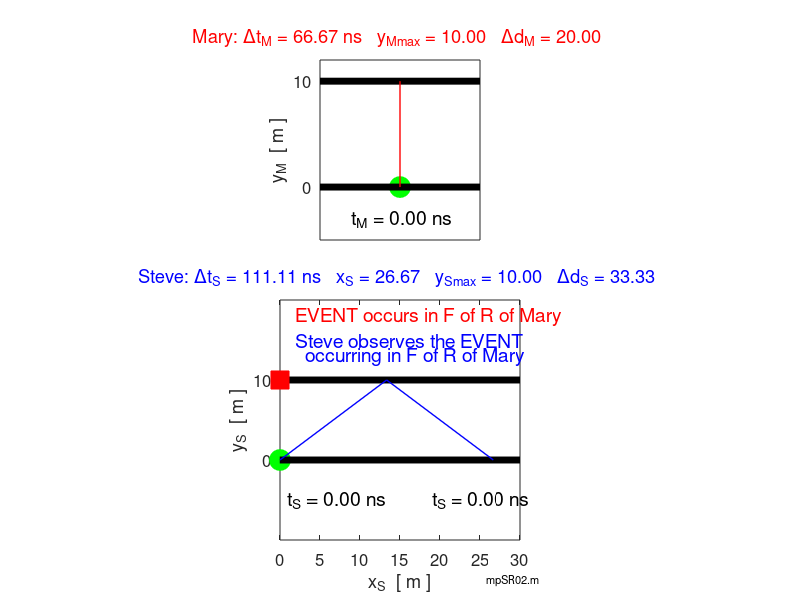

The MATLAB script that drew this image: (Note: this script raises an error after producing the figure.)
%mpSR02.m



clear
close all
clc

% ANIMATION and GIF file ==============================================
% Show and Save animation as a gif file (0 no)  (1 yes) for flagAG
    flagAG = 1;    
% file name for animated gif   
    ag_name = 'ag_SR.gif'; 
% Delay in seconds before displaying the next image  
    delay = 0.210;
    frame1 = 0;

% Steve: Fixed frame of reference (stationary)
% Mary: moving frame of reference w.r.t Steve

% Speed of light
   c = 3e8;
% Speed Mary w.r.t Steve   
   v = 0.8*c;
% Number of time intevals   
   N = 21;
% Distance from florr to ceiling
  yMax = 10;
% Time for light to travel from floor to ceiling  
  tMax = 2*yMax / c;
% Gamma
  G = 1/sqrt(1-v^2/c^2);  
% Mary's clock (proper time)
  tM = linspace(0,tMax,N);
% Steve's clocks (dilated time)   
  tS = G.*tM;
% y displacement  y = yM = yS
  y = c.*tM;
  y(12:N) = 10 - y(2:11);
  yMax = max(y);
% x displacement: Mary w.r.t Steve 
  x = v.*tS;
  xMax = max(x);
  dS = sqrt(xMax^2 + (2*yMax)^2);


% GRAPHICS  ===========================================================

figure(1)
   pos = [0.05 0.05 0.4 0.75];
   set(gcf,'Units','normalized')
   set(gcf,'Position',pos)
   set(gcf,'color','w')
   
for cc = 1 : N 
  subplot('position',[0.4,0.60,0.2,0.30])
     
 % Mary's frame of reference   
      xP = 0; yP = y(cc);
      Hplot = plot(xP,yP,'og');
      set(Hplot,'markerfacecolor','g','markersize',15)
      hold on
      
      plot([-1 1],[10 10],'k','linewidth',5)
      plot([-1 1],[0 0],'k','linewidth',5)
      set(gca,'xtick',[])
      
      xP = [0 0]; yP = [0 10];
      plot(xP,yP,'r','linewidth',1);
      
      txt = sprintf('Mary: \\Deltat_M = %3.2f ns   y_{Mmax} = %3.2f   \\Deltad_M = %3.2f ', ... 
                max(tM)*1e9, yMax, 2*yMax);
      H = title(txt); 
      set(H,'fontweight','normal','color','r','fontsize',14)
      
%       txt = sprintf('Mary:   \\Deltat_M = %3.1f ns ',tMax*1e9);
%       H = title(txt); 
%       set(H,'fontweight','normal','fontsize',14)
      
      txt = sprintf('t_M = %3.2f ns ',tM(cc)*1e9);
      H = text(-0.6,-3,txt);
      set(H,'fontweight','normal','color','k','fontsize',14)
      
      ylabel('y_M  [ m ]')
      set(gca,'ytick',[0 10])
      xlim([-1 1])
      ylim([-5 12])
      box on
      set(gca,'fontsize',12)
      pause(0.1)
      
      hold off
      
      
   % Steve's frame of reference 
    subplot('position',[0.2,0.1,0.6,0.40])
      xP = x(cc); yP = y(cc);
      Hplot = plot(xP,yP,'og');
      set(Hplot,'markerfacecolor','g','markersize',15)
      hold on
      
      plot([-1 30],[10 10],'k','linewidth',5)
      plot([-1 30],[0 0],'k','linewidth',5)
      
      xP = [0 x(11) x(N)]; yP = [0 10 0];
      plot(xP,yP,'b','linewidth',1)
      
      xP = x(cc); yP = 10;
      Hplot = plot(xP,yP,'sr');
      set(Hplot,'markerfacecolor','r','markersize',13)
           
      txt = sprintf('Steve: \\Deltat_S = %3.2f ns   x_S = %3.2f   y_{Smax} = %3.2f   \\Deltad_S = %3.2f ', ... 
                max(tS)*1e9, xMax, yMax, dS);
      H = title(txt); 
      set(H,'fontweight','normal','color','b','fontsize',14)
      
      txt = sprintf('t_S = %3.2f ns ',tS(cc)*1e9);
      H = text(1,-5,txt);
      set(H,'fontweight','normal','color','k','fontsize',14)
      
      txt = sprintf('t_S = %3.2f ns',tS(cc)*1e9);
      H = text(19,-5,txt);
      set(H,'fontweight','normal','color','k','fontsize',14)
      
      txt = 'EVENT occurs in F of R of Mary';
      H = text(2,18,txt);
      set(H,'fontweight','normal','color','r','fontsize',14)
      
      txt = 'Steve observes the EVENT ';
      H = text(2,15,txt);
      set(H,'fontweight','normal','color','b','fontsize',14)
      
      txt = '  occurring in F of R of Mary';
      H = text(2,13,txt);
      set(H,'fontweight','normal','color','b','fontsize',14)
      
      txt = '  mpSR02.m';
      H = text(25,-15,txt);
      set(H,'fontweight','normal','color','k','fontsize',8)
      
      xlabel('x_S  [ m ]');
      ylabel('y_S  [ m ]')
      set(gca,'ytick',[0 10])
      xlim([0 30])
      ylim([-10 20])
      box on
      set(gca,'fontsize',12)
      axis square
      pause(0.1)
      hold off   
           
      % Save animation 
    if flagAG == 1
       frame1 = frame1 + 1;
         frame = getframe(1);
         im = frame2im(frame);
         [imind,cm] = rgb2ind(im,256);
         % On the first loop, create the file. In subsequent loops, append.
         if frame1 == 1
           imwrite(imind,cm,ag_name,'gif','DelayTime',delay,'loopcount',inf);
         else
          imwrite(imind,cm,ag_name,'gif','DelayTime',delay,'writemode','append');
         end
    end    
end    
